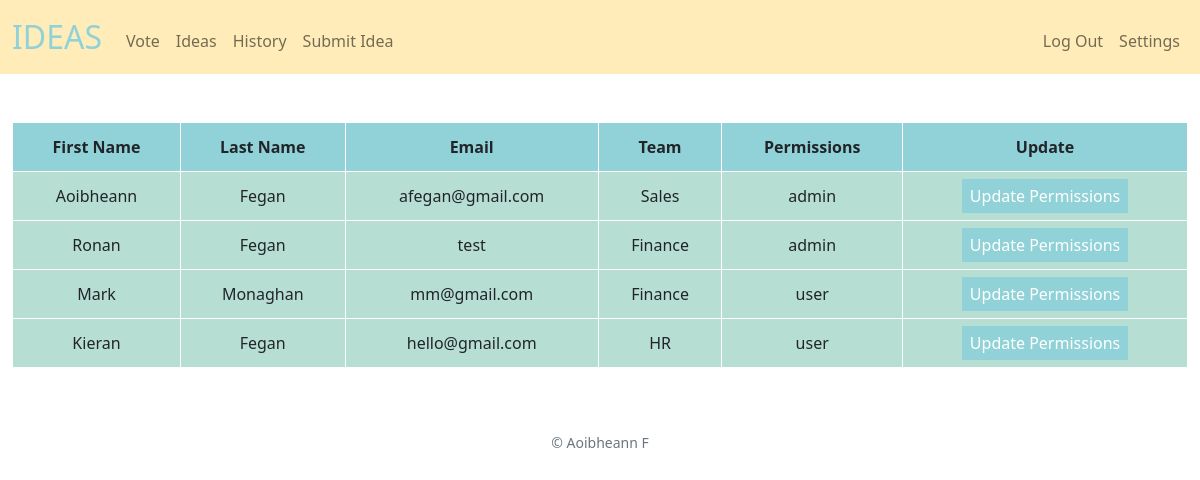
/settings (signed in), run on the app's committed database.
### tables this page shows
CREATE TABLE users (ID INTEGER PRIMARY KEY AUTOINCREMENT, username TEXT NOT NULL, firstname TEXT NOT NULL, lastname TEXT NOT NULL, hash TEXT NOT NULL, email TEXT NOT NULL, department TEXT NOT NULL, permissions TEXT, company TEXT);

### app.py (the view)
@app.route("/settings")
@login_required
def settings():
    id = session.get("user_id")
    rows = db.execute("SELECT permissions FROM users WHERE id = ?", id)
    permission = rows[0]["permissions"]
    rows = db.execute("SELECT company FROM users WHERE id = ?", id)
    company = rows[0]["company"]
    users = db.execute("SELECT * FROM users WHERE company = ?", company)
    permissions = db.execute("SELECT DISTINCT(permissions) FROM users")
    if permission == "admin":
        return render_template("settings.html", users=users, permissions=permissions)
    else:
        return render_template("permissions.html")

### app.py (called while the page is built)
@app.after_request
def after_request(response):
    response.headers["Cache-Control"] = "no-cache, no-store, must-revalidate"
    response.headers["Expires"] = 0
    response.headers["Pragma"] = "no-cache"
    return response

### helpers.py (called while the page is built)
def login_required(f):
    @wraps(f)
    def decorated_function(*args, **kwargs):
        if session.get("user_id") is None:
            return redirect("/login")
        return f(*args, **kwargs)
    return decorated_function

### templates/settings.html (shortened to what this page needs)
{% extends "layout.html" %}
{% block main %}
    <table action="/settings">
        <thead>
            <tr>
                <th>First Name</th>
                <th>Last Name</th>
                <th>Email</th>
                <th>Team</th>
                <th>Permissions</th>
                <th>Update</th>
            </tr>
        </thead>
        <form method="POST">
            <tbody>
                {% for row in users %}
                <tr>
                    <td>{{ row.firstname }}</td>
                    <td>{{ row.lastname }}</td>
                    <td>{{ row.email }}</td>
                    <td>{{ row.department }}</td>
                    <td>{{ row.permissions }}</td>
                    <td><a href="{{ url_for("update_permissions", user_id = row.ID) }}" class="button">Update Permissions</a></td>
                </tr>
                {% endfor %}
            </tbody>
        </form>
    </table>
{% endblock %}

### static/styles.css (style rules this page uses)
table { background-color: #90d2d8; margin-bottom: 1rem; width: 100%; }
table th { padding: 0.75rem; vertical-align: middle; border: 1px solid white; background-color: #90d2d8; }
table td { padding: 0.75rem; vertical-align: middle; border: 1px solid white; background-color: #b7ded2; }
.button { text-decoration: none; background-color: #90d2d8; color: white; padding: 6px 8px 6px 8px; border: 0.2rem #90d2d8; }

### data on the page
users: firstname "Aoibheann", lastname "Fegan", email "afegan@gmail.com", department "Sales", permissions "admin"
users: firstname "Ronan", lastname "Fegan", email "test", department "Finance", permissions "admin"
users: firstname "Mark", lastname "Monaghan", email "mm@gmail.com", department "Finance", permissions "user"
users: firstname "Kieran", lastname "Fegan", email "hello@gmail.com", department "HR", permissions "user"
